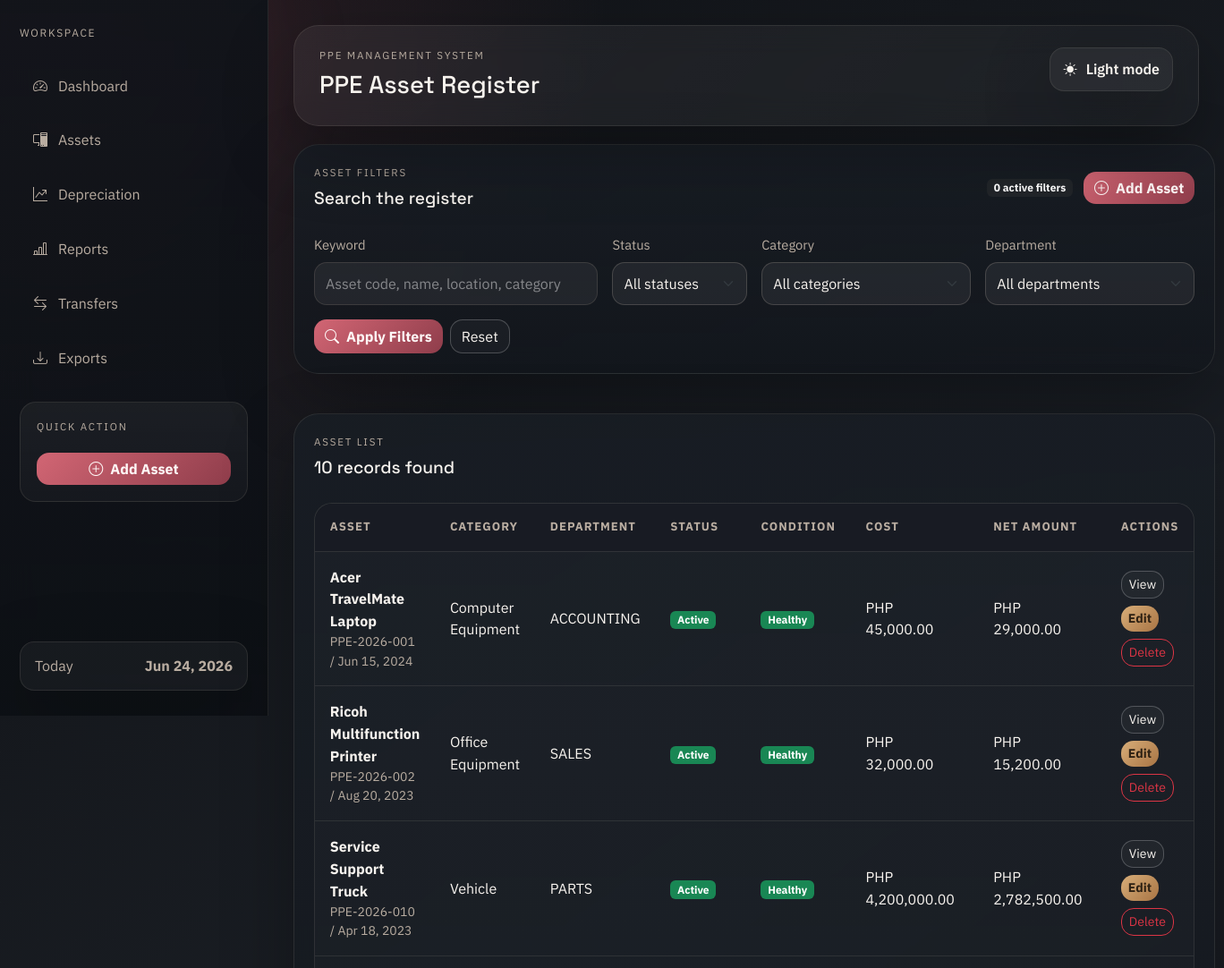
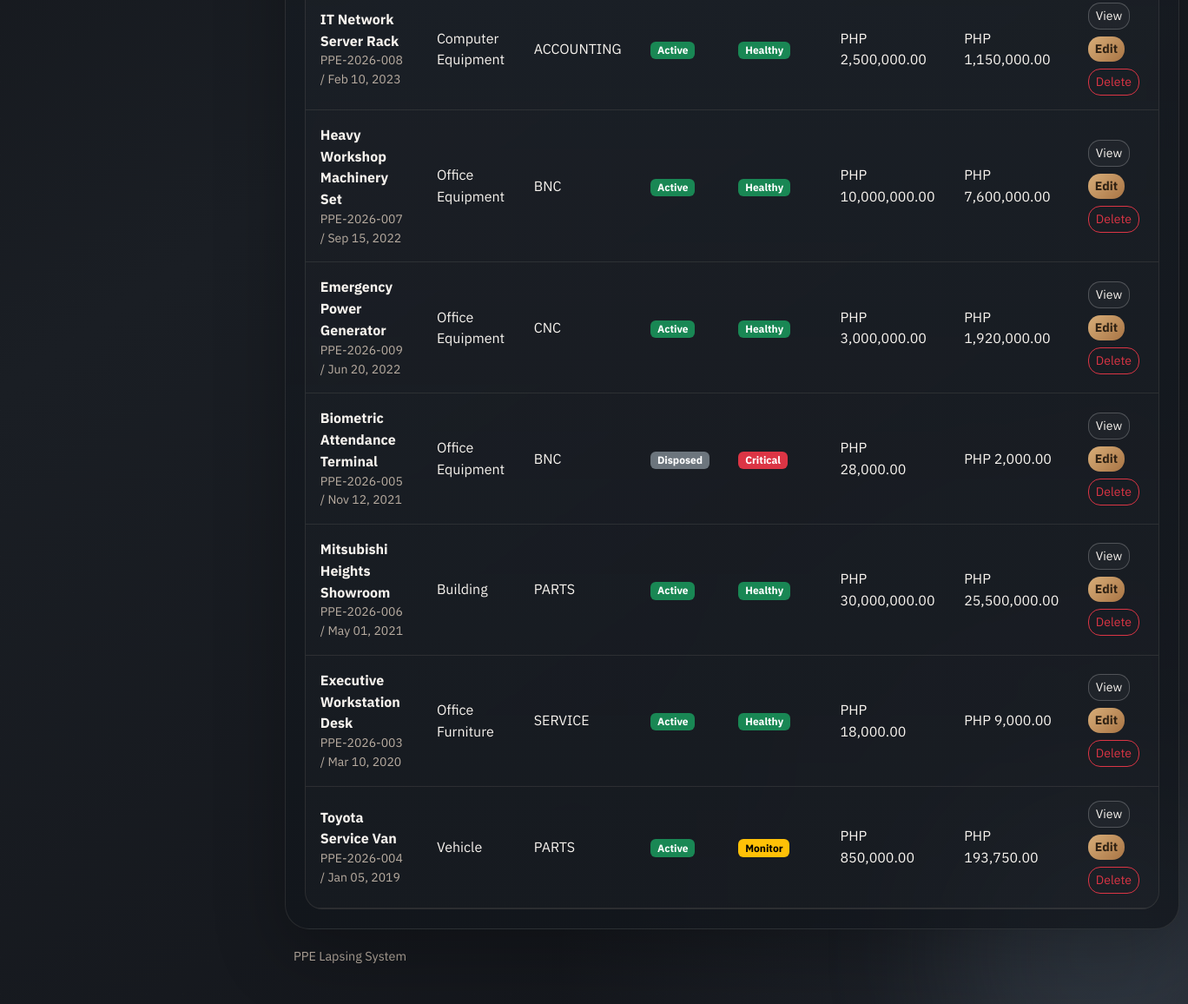
Screenshot of /assets.php with the database file from the repository (2 pictures, top to bottom).
### tables this page shows
CREATE TABLE IF NOT EXISTS assets (
    asset_id INT AUTO_INCREMENT PRIMARY KEY,
    asset_code VARCHAR(50) NOT NULL UNIQUE,
    asset_name VARCHAR(150) NOT NULL,
    category_id INT NULL,
    department_id INT NULL,
    acquisition_date DATE NOT NULL,
    acquisition_cost DECIMAL(15,2) NOT NULL,
    additional_amount DECIMAL(15,2) DEFAULT 0,
    salvage_value DECIMAL(15,2) DEFAULT 0,
    useful_life INT NOT NULL,
    depreciation_method VARCHAR(50) DEFAULT 'Straight-line',
    location VARCHAR(150) DEFAULT NULL,
    status ENUM('Active', 'Disposed', 'Fully Depreciated') DEFAULT 'Active',
    remarks TEXT DEFAULT NULL,
    created_at TIMESTAMP DEFAULT CURRENT_TIMESTAMP,
    INDEX idx_assets_status (status),
    INDEX idx_assets_category (category_id),
    INDEX idx_assets_department (department_id),
    CONSTRAINT fk_assets_category
        FOREIGN KEY (category_id) REFERENCES categories(category_id),
    CONSTRAINT fk_assets_department
        FOREIGN KEY (department_id) REFERENCES departments(department_id)
);

CREATE TABLE IF NOT EXISTS categories (
    category_id INT AUTO_INCREMENT PRIMARY KEY,
    category_name VARCHAR(100) NOT NULL,
    UNIQUE KEY uq_category_name (category_name)
);

CREATE TABLE IF NOT EXISTS departments (
    department_id INT AUTO_INCREMENT PRIMARY KEY,
    department_name VARCHAR(100) NOT NULL,
    UNIQUE KEY uq_department_name (department_name)
);

### assets.php (the view, shortened to what the rows shown need)
<?php
require_login();
$pdo = db();
$filters = [
    'q' => trim((string) request_value('q', '')),
    'status' => trim((string) request_value('status', '')),
    'category_id' => trim((string) request_value('category_id', '')),
    'department_id' => trim((string) request_value('department_id', '')),
];
$assets = hydrate_assets_with_metrics(fetch_assets($pdo, $filters));
require_once APP_ROOT . '/includes/header.php';
?>
<section class="shell-card mb-4">
    <div class="d-flex justify-content-between align-items-center mb-4">
        <div>
            <h2 class="section-title mb-1">Search the register</h2>
        </div>
    </div>
</section>
<section class="shell-card">
    <div class="d-flex justify-content-between align-items-center mb-4">
        <div>
            <h2 class="section-title mb-1"><?= e((string) count($assets)) ?> <?= e(pluralize(count($assets), 'record')) ?> found</h2>
        </div>
    </div>
    <?php if ($assets === []): ?>
        <div class="empty-state">
            <h2 class="section-title mb-2">No matching assets</h2>
            <p class="mb-3">Try clearing one or more filters, or add a new asset if the record has not been created yet.</p>
            <div class="page-actions justify-content-center">
                <a class="btn btn-outline-light" href="<?= e(base_url('modules/assets.php')) ?>">Clear filters</a>
                <?php if (can_manage_assets()): ?>
                    <a class="btn btn-primary" href="<?= e(base_url('modules/add_asset.php')) ?>">Add Asset</a>
                <?php endif; ?>
            </div>
        </div>
    <?php else: ?>
        <div class="table-wrap">
            <table class="table align-middle">
                <thead>
                    <tr>
                        <th>Asset</th>
                        <th>Category</th>
                        <th>Department</th>
                        <th>Status</th>
                        <th>Condition</th>
                        <th>Cost</th>
                        <th>Net Amount</th>
                        <th>Actions</th>
                    </tr>
                </thead>
                <tbody>
                    <?php foreach ($assets as $asset): ?>
                        <tr>
                            <td>
                                <strong><?= e($asset['asset_name']) ?></strong>
                                <div class="text-soft small"><?= e($asset['asset_code']) ?> / <?= e(format_date((string) $asset['acquisition_date'])) ?></div>
                            </td>
                            <td><?= e((string) ($asset['category_name'] ?? 'Uncategorized')) ?></td>
                            <td><?= e((string) ($asset['department_name'] ?? 'Unassigned')) ?></td>
                            <td><span class="badge <?= e(status_badge_class((string) $asset['status'])) ?>"><?= e($asset['status']) ?></span></td>
                            <td>
                                <span class="badge <?= e(condition_badge_class((string) $asset['condition'])) ?>"><?= e($asset['condition']) ?></span>
                            </td>
                            <td><?= e(money(asset_total_cost($asset))) ?></td>
                            <td><?= e(money((float) $asset['carrying_amount'])) ?></td>
                            <td>
                                <div class="d-flex flex-wrap gap-2">
                                    <a class="btn btn-sm btn-outline-light" href="<?= e(base_url('modules/view_asset.php?asset_id=' . $asset['asset_id'])) ?>">View</a>
                                    <?php if (can_manage_assets()): ?>
                                        <a class="btn btn-sm btn-warning" href="<?= e(base_url('modules/edit_asset.php?asset_id=' . $asset['asset_id'])) ?>">Edit</a>
                                        <form method="post" class="d-inline">
                                            <button class="btn btn-sm btn-outline-danger" type="submit" data-confirm-delete="Delete this asset and its depreciation schedule?">Delete</button>
                                        </form>
                                    <?php endif; ?>
                                </div>
                            </td>
                        </tr>
                    <?php endforeach; ?>
                </tbody>
            </table>
        </div>
    <?php endif; ?>
</section>
<?php require_once APP_ROOT . '/includes/footer.php'; ?>

### rows the page displays
assets: asset_name "Acer TravelMate Laptop", asset_code "PPE-2026-001", acquisition_date "Jun 15, 2024", category.category_name "Computer Equipment", department.department_name "ACCOUNTING", status "Active", condition "Healthy", money(asset_total_cost($asset)) "PHP 45,000.00", carrying_amount "PHP 29,000.00"
assets: asset_name "Ricoh Multifunction Printer", asset_code "PPE-2026-002", acquisition_date "Aug 20, 2023", category.category_name "Office Equipment", department.department_name "SALES", status "Active", condition "Healthy", money(asset_total_cost($asset)) "PHP 32,000.00", carrying_amount "PHP 15,200.00"
assets: asset_name "Service Support Truck", asset_code "PPE-2026-010", acquisition_date "Apr 18, 2023", category.category_name "Vehicle", department.department_name "PARTS", status "Active", condition "Healthy", money(asset_total_cost($asset)) "PHP 4,200,000.00", carrying_amount "PHP 2,782,500.00"
assets: asset_name "IT Network Server Rack", asset_code "PPE-2026-008", acquisition_date "Feb 10, 2023", category.category_name "Computer Equipment", department.department_name "ACCOUNTING", status "Active", condition "Healthy", money(asset_total_cost($asset)) "PHP 2,500,000.00", carrying_amount "PHP 1,150,000.00"
assets: asset_name "Heavy Workshop Machinery Set", asset_code "PPE-2026-007", acquisition_date "Sep 15, 2022", category.category_name "Office Equipment", department.department_name "BNC", status "Active", condition "Healthy", money(asset_total_cost($asset)) "PHP 10,000,000.00", carrying_amount "PHP 7,600,000.00"
assets: asset_name "Emergency Power Generator", asset_code "PPE-2026-009", acquisition_date "Jun 20, 2022", category.category_name "Office Equipment", department.department_name "CNC", status "Active", condition "Healthy", money(asset_total_cost($asset)) "PHP 3,000,000.00", carrying_amount "PHP 1,920,000.00"
assets: asset_name "Biometric Attendance Terminal", asset_code "PPE-2026-005", acquisition_date "Nov 12, 2021", category.category_name "Office Equipment", department.department_name "BNC", status "Disposed", condition "Critical", money(asset_total_cost($asset)) "PHP 28,000.00", carrying_amount "PHP 2,000.00"
assets: asset_name "Mitsubishi Heights Showroom", asset_code "PPE-2026-006", acquisition_date "May 01, 2021", category.category_name "Building", department.department_name "PARTS", status "Active", condition "Healthy", money(asset_total_cost($asset)) "PHP 30,000,000.00", carrying_amount "PHP 25,500,000.00"
assets: asset_name "Executive Workstation Desk", asset_code "PPE-2026-003", acquisition_date "Mar 10, 2020", category.category_name "Office Furniture", department.department_name "SERVICE", status "Active", condition "Healthy", money(asset_total_cost($asset)) "PHP 18,000.00", carrying_amount "PHP 9,000.00"
assets: asset_name "Toyota Service Van", asset_code "PPE-2026-004", acquisition_date "Jan 05, 2019", category.category_name "Vehicle", department.department_name "PARTS", status "Active", condition "Monitor", money(asset_total_cost($asset)) "PHP 850,000.00", carrying_amount "PHP 193,750.00"

### other values shown
$item['label'] "Dashboard"
$item['label'] "Assets"
$item['label'] "Depreciation"
$item['label'] "Reports"
$item['label'] "Transfers"
$item['label'] "Exports"
$pageHeading "PPE Asset Register"
$activeFilterCount "0"
count($assets) "10"
pluralize(count($assets), 'record') "records"
APP_NAME "PPE Lapsing System"
